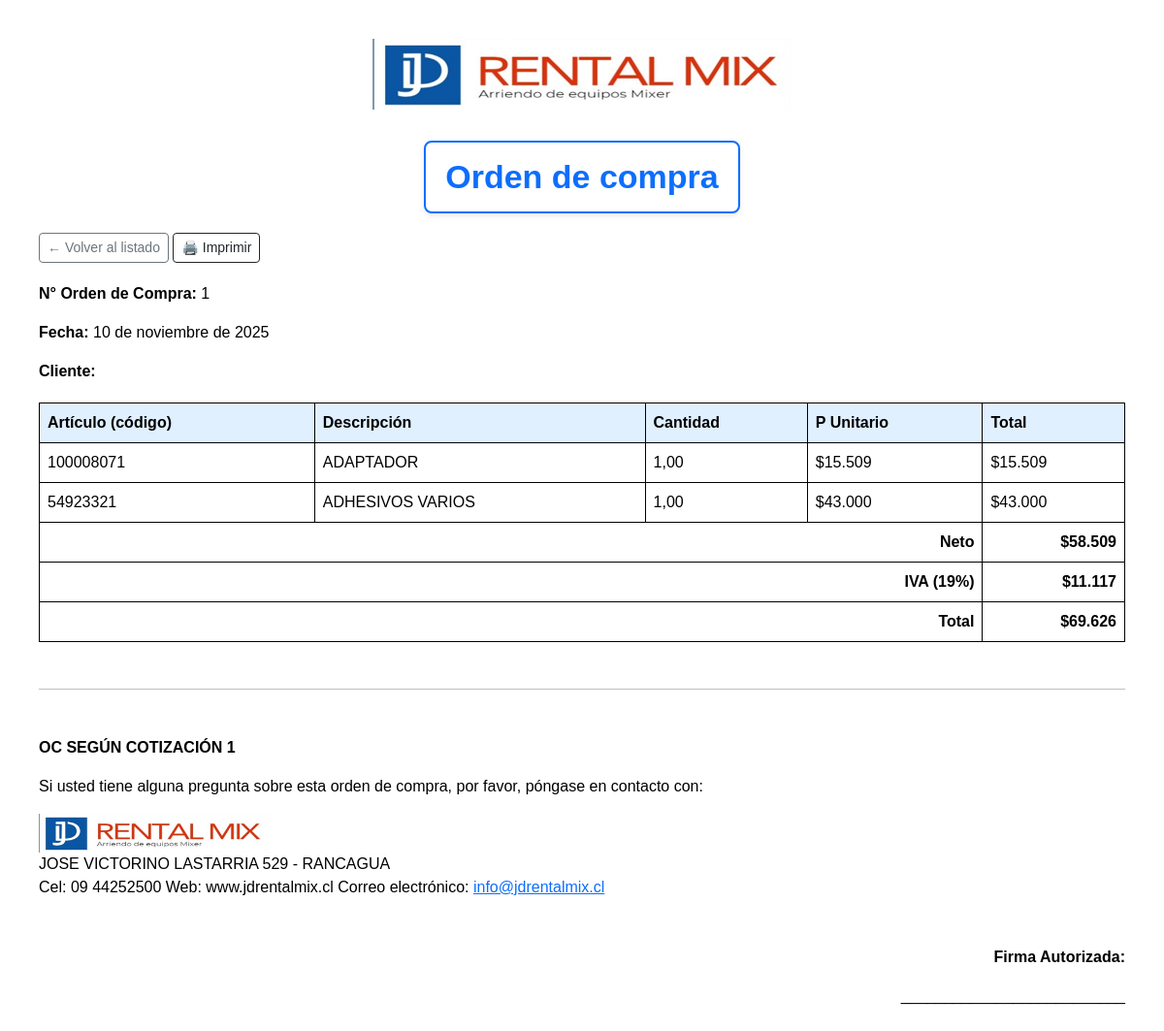
The page /menu/detalle_orden/15/ on the database its author committed.
### sistema_rental/models.py (models this page shows, shortened)
class OrdenCompra(models.Model):
    numero = models.PositiveIntegerField(unique=True)
    fecha = models.DateField()
    cliente = models.CharField(max_length=100)
    neto = models.IntegerField()
    iva = models.IntegerField()
    total = models.IntegerField()

class DetalleOrden(models.Model):
    orden = models.ForeignKey(OrdenCompra, on_delete=models.CASCADE, related_name='detalles')
    producto = models.ForeignKey(Producto, null=True, blank=True, on_delete=models.SET_NULL)
    producto_nuevo = models.ForeignKey(ProductoNuevo, null=True, blank=True, on_delete=models.SET_NULL)
    cantidad = models.DecimalField(max_digits=10, decimal_places=2)
    precio_unitario = models.DecimalField(max_digits=12, decimal_places=2)
    total = models.DecimalField(max_digits=12, decimal_places=2)

class Producto(models.Model):
    descripcion = models.CharField(max_length=200)
    codigo = models.CharField(max_length=50, unique=True)
    precio_costo_unitario = models.DecimalField(max_digits=10, decimal_places=2)
    iva_porcentaje = models.DecimalField(max_digits=5, decimal_places=2, default=19.00)
    neto = models.DecimalField(max_digits=12, decimal_places=2, default=0)
    impuesto = models.DecimalField(max_digits=12, decimal_places=2, default=0)
    total = models.DecimalField(max_digits=12, decimal_places=2, default=0)
    fecha_compra = models.DateField(null=True, blank=True)
    ultima_compra = models.DateField(null=True, blank=True)
    proveedor = models.CharField(max_length=100)
    cantidad = models.PositiveIntegerField(default=1)
    factura = models.CharField(max_length=100, blank=True, null=True)

### sistema_rental/views.py (the view)
# urls.py: path('detalle_orden/<int:orden_id>/', views.detalle_orden, name='detalle_orden'),
def detalle_orden(request, orden_id):
    orden = get_object_or_404(OrdenCompra, id=orden_id)
    detalles = orden.detalles.all()
    return render(request, 'detalle_orden.html', {
        'orden': orden,
        'detalles': detalles
    })

### ventas/templatetags/formatos.py (called while the page is built)
@register.filter
def formato_chileno(valor):
    try:
        valor = int(round(float(valor)))
        return '{0:,}'.format(valor).replace(',', '.')
    except:
        return valor

### sistema_rental/templates/detalle_orden.html (shortened to what this page needs)
{% load static %}
{% load formatos %}
<!DOCTYPE html>
<html lang="es">
<head>
  <link rel="stylesheet" href="https://cdn.jsdelivr.net/npm/bootstrap@5.3.2/dist/css/bootstrap.min.css">
</head>
<body>
<div class="logo-centro">
  <img src="{% static 'img/logo.png' %}" alt="Logo Empresa">
</div>
<div class="text-center">
  <div class="titulo-detalle">Orden de compra</div>
</div>
<div class="botones-secundarios no-print">
  <a href="{% url 'listar_ordenes' %}" class="btn btn-outline-secondary btn-sm">← Volver al listado</a>
  <button type="button" class="btn btn-outline-dark btn-sm" onclick="window.print()">🖨️ Imprimir</button>
</div>
<div class="datos-orden">
  <p><strong>N° Orden de Compra:</strong> {{ orden.numero }}</p>
  <p><strong>Fecha:</strong> {{ orden.fecha }}</p>
  <p><strong>Cliente:</strong> {{ orden.cliente }}</p>
</div>
<table>
  <thead>
    <tr>
      <th>Artículo (código)</th>
      <th>Descripción</th>
      <th>Cantidad</th>
      <th>P Unitario</th>
      <th>Total</th>
    </tr>
  </thead>
  <tbody>
    {% for detalle in orden.detalles.all %}
    <tr>
      <td>{{ detalle.producto.codigo }}</td>
      <td>{{ detalle.producto.descripcion }}</td>
      <td>{{ detalle.cantidad }}</td>
      <td>${{ detalle.precio_unitario|floatformat:0|formato_chileno }}</td>
      <td>${{ detalle.total|floatformat:0|formato_chileno }}</td>
    </tr>
    {% empty %}
    <tr>
      <td colspan="5" class="text-muted text-center">Sin productos asociados.</td>
    </tr>
    {% endfor %}
  </tbody>
  <tfoot>
    <tr class="totales"><td colspan="4">Neto</td><td>${{ orden.neto|floatformat:0|formato_chileno }}</td></tr>
    <tr class="totales"><td colspan="4">IVA (19%)</td><td>${{ orden.iva|floatformat:0|formato_chileno }}</td></tr>
    <tr class="totales"><td colspan="4">Total</td><td>${{ orden.total|floatformat:0|formato_chileno }}</td></tr>
  </tfoot>
</table>
<hr class="my-5">
<div class="mt-4">
  <p><strong>OC SEGÚN COTIZACIÓN {{ orden.numero }}</strong></p>
  <p>Si usted tiene alguna pregunta sobre esta orden de compra, por favor, póngase en contacto con:</p>
  <div class="mt-3">
    <img src="{% static 'img/logo.png' %}" alt="Logo Empresa" class="logo-contacto"><br>
    JOSE VICTORINO LASTARRIA 529 - RANCAGUA<br>
    Cel: 09 44252500
    Web: www.jdrentalmix.cl
    Correo electrónico: <a href="info@jdrentalmix.cl">info@jdrentalmix.cl</a>
  </div>
  <div class="mt-5 text-end">
    <p><strong>Firma Autorizada:</strong></p>
    <p>__________________________</p>
  </div>
</div>
</body>
</html>

### sistema_rental/templates/detalle_orden.html (style rules this page uses)
body { font-family: Arial, sans-serif; margin: 40px; background-color: #fff; color: #000; }
.logo-centro { text-align: center; margin-bottom: 32px; }
.logo-centro img { max-height: 80px; }
.titulo-detalle { font-size: 34px; font-weight: 700; background-color: #ffffff; border: 2px solid #0d6efd; padding: 10px 20px; border-radius: 8px; display: inline-block; color: #0d6efd; box-shadow: 0 2px 6px rgba(0,0,0,0.1); margin: 0 auto 20px auto; text-align: center; }
.botones-secundarios { margin-bottom: 20px; }
.datos-orden { margin-bottom: 20px; }
table { width: 100%; border-collapse: collapse; margin-top: 20px; }
th, td { border: 1px solid #000; padding: 8px; text-align: left; }
th { background-color: #e0f0ff; }
.totales td { font-weight: bold; text-align: right; }
.logo-contacto { max-height: 40px; }

### rows shown on the page
OrdenCompra: numero "1", fecha "10 de noviembre de 2025", neto "58.509", iva "11.117", total "69.626"
DetalleOrden: producto.codigo "100008071", producto.descripcion "ADAPTADOR", cantidad "1,00", precio_unitario "15.509", total "15.509"
DetalleOrden: producto.codigo "54923321", producto.descripcion "ADHESIVOS VARIOS", cantidad "1,00", precio_unitario "43.000", total "43.000"
